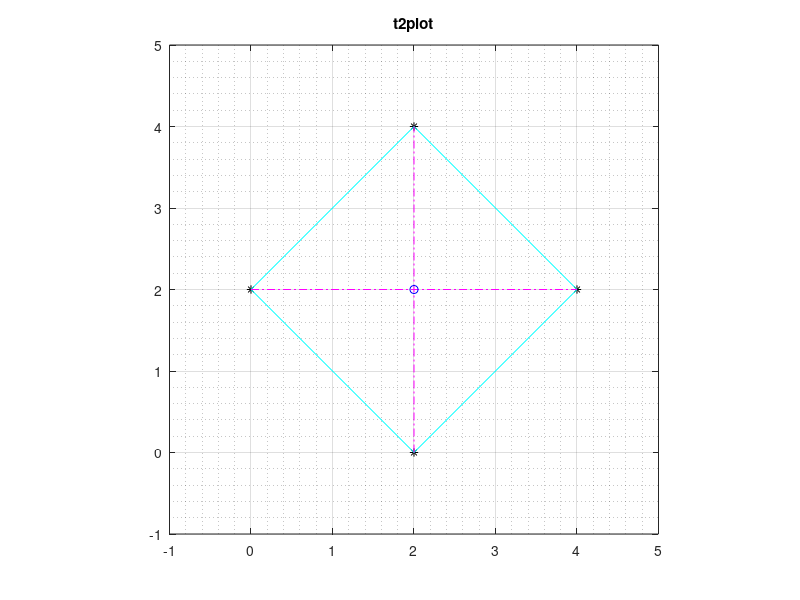

Recreate this plot in MATLAB.
hold on
plot(0,2,'k*')
plot(2,0,'k*')
plot(2,4,'k*')
plot(4,2,'k*')
plot([0,2], [2,4], 'c-')
plot([0,2], [2,0], 'c-')
plot([2,4], [4,2], 'c-')
plot([2,4], [0,2], 'c-')
plot([0,4], [2,2], 'm-.')
plot([2,2], [0,4], 'm-.')
plot(2, 2, 'bo')
axis image
axis([-1,5, -1,5])
grid on
box on
grid minor
title('t2plot')